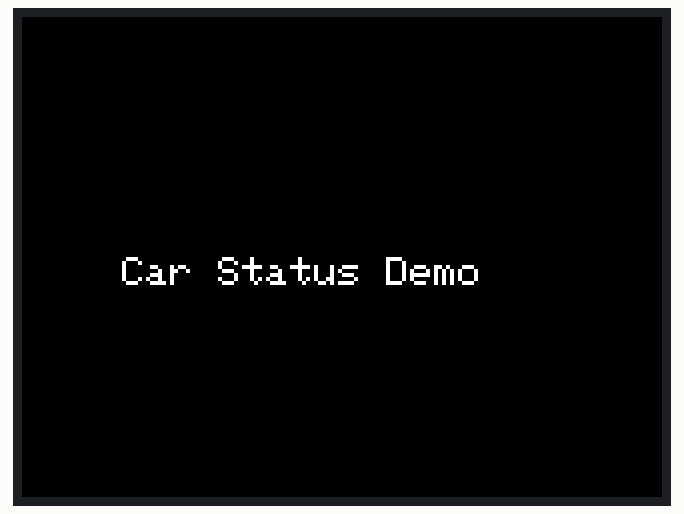
The sketch below on a simulated Arduino Mega 2560, built with avr-gcc and run on an emulated ATmega2560. On the bench: 320×240 colour display.

Above: at 0.3 s.
At 1.9 s:
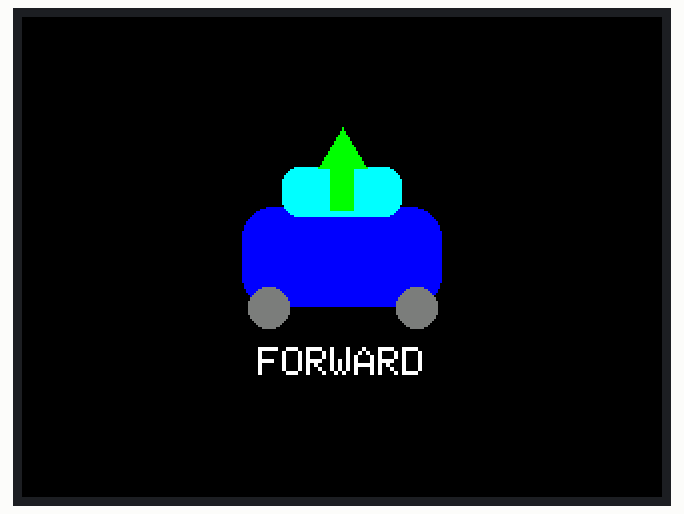
At 4.0 s:
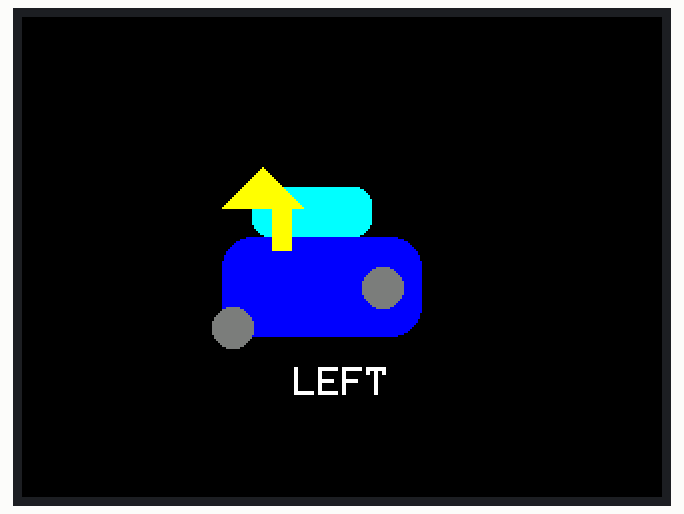
At 6.1 s:
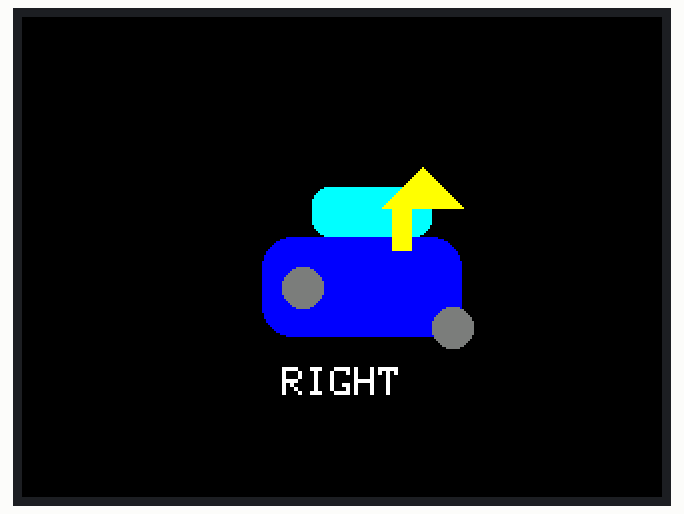

The sketch:

TFT_carcar.ino
```cpp
#include <SPI.h>
#include <Adafruit_GFX.h>
#include <Adafruit_ST7789.h>

#define TFT_MOSI  23
#define TFT_SCLK  18
#define TFT_CS    15
#define TFT_DC    2
#define TFT_RST   4

#define DARKGREY 0x7BEF  // Custom RGB565 color: dark grey

Adafruit_ST7789 tft = Adafruit_ST7789(TFT_CS, TFT_DC, TFT_RST);

#define CENTER_X 160
#define CENTER_Y 120

// --- Forward: Car straight ---
void drawCarLogo_forward() {
  tft.fillScreen(ST77XX_BLACK);

  // Car body
  tft.fillRoundRect(CENTER_X - 50, CENTER_Y - 25, 100, 50, 15, ST77XX_BLUE);
  // Roof
  tft.fillRoundRect(CENTER_X - 30, CENTER_Y - 45, 60, 25, 8, ST77XX_CYAN);
  // Wheels
  tft.fillCircle(CENTER_X - 37, CENTER_Y + 25, 10, DARKGREY);
  tft.fillCircle(CENTER_X + 37, CENTER_Y + 25, 10, DARKGREY);
  // Arrow up
  tft.fillTriangle(CENTER_X, CENTER_Y - 65, CENTER_X - 12, CENTER_Y - 45, CENTER_X + 12, CENTER_Y - 45, ST77XX_GREEN);
  tft.fillRect(CENTER_X - 6, CENTER_Y - 45, 12, 22, ST77XX_GREEN);

  // Label
  tft.setTextColor(ST77XX_WHITE);
  tft.setTextSize(2);
  int16_t x1, y1; uint16_t w, h;
  tft.getTextBounds("FORWARD", 0, 0, &x1, &y1, &w, &h);
  tft.setCursor(CENTER_X - w/2, CENTER_Y + 45);
  tft.print("FORWARD");
}

// --- Left: Car tilted left ---
void drawCarLogo_left() {
  tft.fillScreen(ST77XX_BLACK);

  // Car body (skewed to left)
  tft.fillRoundRect(CENTER_X - 60, CENTER_Y - 10, 100, 50, 15, ST77XX_BLUE);
  // Roof (skewed)
  tft.fillRoundRect(CENTER_X - 45, CENTER_Y - 35, 60, 25, 8, ST77XX_CYAN);
  // Wheels (closer left, farther right)
  tft.fillCircle(CENTER_X - 55, CENTER_Y + 35, 10, DARKGREY);
  tft.fillCircle(CENTER_X + 20, CENTER_Y + 15, 10, DARKGREY);
  // Arrow up-left
  tft.fillTriangle(CENTER_X - 40, CENTER_Y - 45, CENTER_X - 60, CENTER_Y - 25, CENTER_X - 20, CENTER_Y - 25, ST77XX_YELLOW);
  tft.fillRect(CENTER_X - 35, CENTER_Y - 25, 10, 22, ST77XX_YELLOW);

  // Label
  tft.setTextColor(ST77XX_WHITE);
  tft.setTextSize(2);
  int16_t x1, y1; uint16_t w, h;
  tft.getTextBounds("LEFT", 0, 0, &x1, &y1, &w, &h);
  tft.setCursor(CENTER_X - w/2, CENTER_Y + 55);
  tft.print("LEFT");
}

// --- Right: Car tilted right ---
void drawCarLogo_right() {
  tft.fillScreen(ST77XX_BLACK);

  // Car body (skewed to right)
  tft.fillRoundRect(CENTER_X - 40, CENTER_Y - 10, 100, 50, 15, ST77XX_BLUE);
  // Roof (skewed)
  tft.fillRoundRect(CENTER_X - 15, CENTER_Y - 35, 60, 25, 8, ST77XX_CYAN);
  // Wheels (closer right, farther left)
  tft.fillCircle(CENTER_X + 55, CENTER_Y + 35, 10, DARKGREY);
  tft.fillCircle(CENTER_X - 20, CENTER_Y + 15, 10, DARKGREY);
  // Arrow up-right
  tft.fillTriangle(CENTER_X + 40, CENTER_Y - 45, CENTER_X + 60, CENTER_Y - 25, CENTER_X + 20, CENTER_Y - 25, ST77XX_YELLOW);
  tft.fillRect(CENTER_X + 25, CENTER_Y - 25, 10, 22, ST77XX_YELLOW);

  // Label
  tft.setTextColor(ST77XX_WHITE);
  tft.setTextSize(2);
  int16_t x1, y1; uint16_t w, h;
  tft.getTextBounds("RIGHT", 0, 0, &x1, &y1, &w, &h);
  tft.setCursor(CENTER_X - w/2, CENTER_Y + 55);
  tft.print("RIGHT");
}

void setup() {
  tft.init(240, 320, SPI_MODE2);
  tft.setRotation(3); // Landscape
  tft.fillScreen(ST77XX_BLACK);

  tft.setTextColor(ST77XX_WHITE);
  tft.setTextSize(2);
  tft.setCursor(50, 120);
  tft.print("Car Status Demo");
  delay(1500);
}

void loop() {
  drawCarLogo_forward();
  delay(2000);

  drawCarLogo_left();
  delay(2000);

  drawCarLogo_right();
  delay(2000);
}
```

Measured:
- by itself, everything shown: repeats every 6.3 s, in 6 steps
- what the display in image 1 shows lasts 2.0 s, from 1.8 s to 3.8 s
